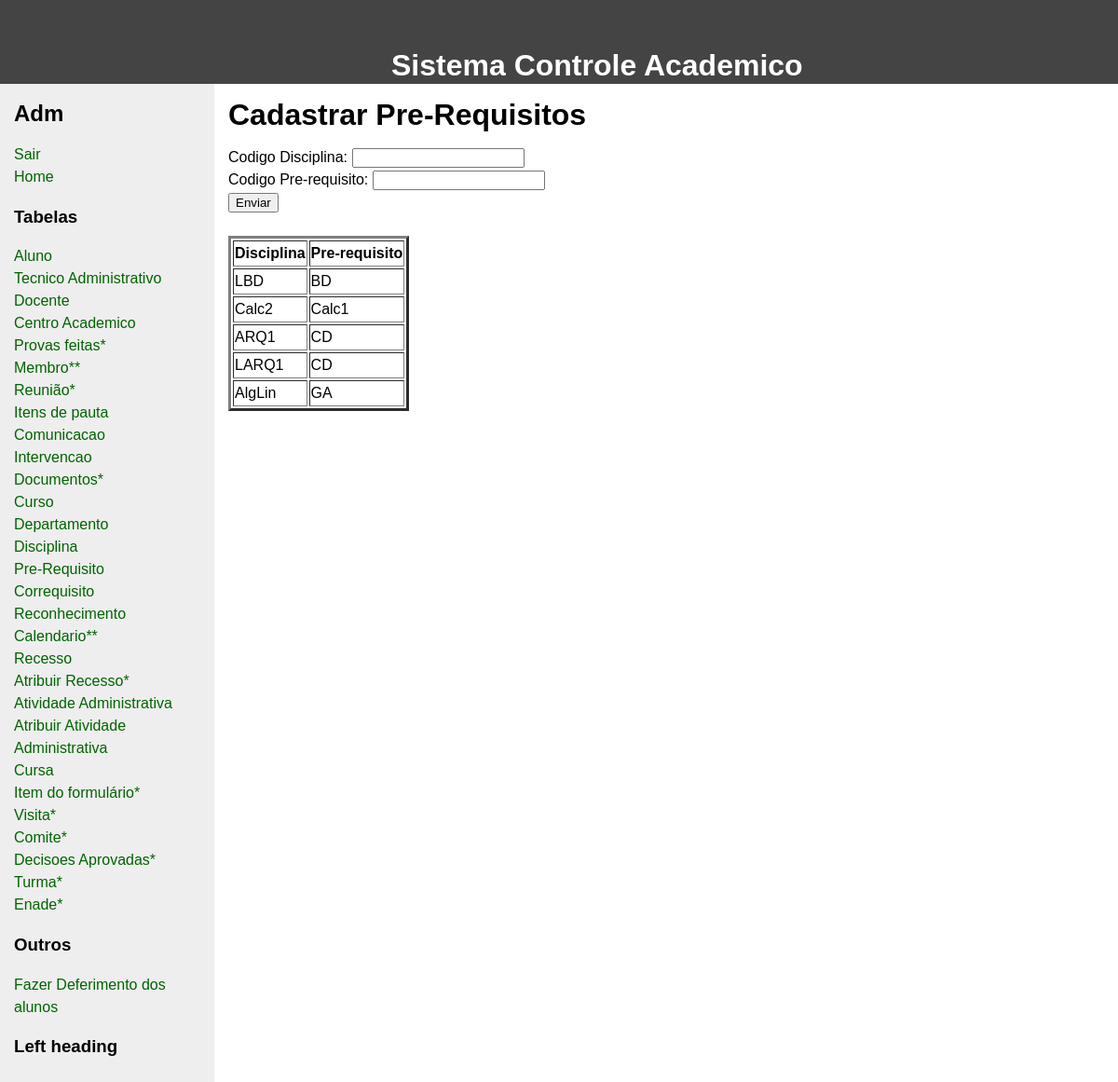
The page /LabBDinterface-master/criarPreRequisito.php on the database its author committed.
### tables this page shows
CREATE TABLE pre_requisitos (
    disciplina          CHAR(10),
    pre_requisito       CHAR(10),
    CONSTRAINT pre_requisitos_disciplina_fk FOREIGN KEY (disciplina) REFERENCES disciplina (sigla),
    CONSTRAINT pre_requisitos_requisito_fk FOREIGN KEY (pre_requisito) REFERENCES disciplina (sigla),
    CONSTRAINT pre_requisitos_fk PRIMARY KEY (disciplina, pre_requisito)
);

### LabBDinterface-master/criarPreRequisito.php (the view, shortened to what this page needs)
<!DOCTYPE html>
<html>
 <head>
    <div class id=head>
    <b> Sistema Controle Academico </b>
    </div>
    </head>
 <body>
   <div id="wrapper">
     <main>
       <div id="content">
         <div class="innertube">
           <h1>Cadastrar Pre-Requisitos</h1>
           <p >
             <form action="criarPreRequisito.php" method="post" align=”center”>
             Codigo Disciplina: <input type="text" name="cod_disc" /><br>
             Codigo Pre-requisito:  <input type="text" name="prereq"/><br>
             <input type="submit" value="Enviar" name="submit">
             </form>
             <?php
             $host     = "localhost";
             $port     = 3306;
             $socket   = "";
             $user     = "root";
             $password = "";
             $dbname   = "labbd";
             $con = new mysqli($host, $user, $password, $dbname, $port, $socket)
                     or die ('Could not connect to the database server' . mysqli_connect_error());
             $sql = "SELECT * FROM pre_requisitos";
             $result = $con->query($sql);
             echo "<br>";
             echo "<table border=3>";
             echo "<th> Disciplina </th> <th> Pre-requisito</th>  ";
             if ($result->num_rows > 0) {
                 while($row = $result->fetch_assoc()) {
                   echo "<tr>";
                     echo "<td>" ;
                     echo  $row["disciplina"];
                     echo "</td>";
                     echo "<td>" ;
                     echo $row["pre_requisito"];
                     echo "</td>";
                   echo "</tr>";
                 }
             echo "</table>";
             } else {
                 echo "0 results";
             }
          ?>
           </p>
         </div>
       </div>
     </main>
<?php include("sidebarAdm.php"); ?>
   </div>
 </body>
</html>

### LabBDinterface-master/criarPreRequisito.php (style rules this page uses)
body { margin:0; padding:0; font-family: Sans-Serif; line-height: 1.5em; }
main { padding-bottom: 10010px; margin-bottom: -10000px; float: left; width: 100%; }
#wrapper { overflow: hidden; }
#content { margin-left: 230px; }
.innertube { margin: 15px; margin-top: 0; }
p { color: #555; }
b { color: white; font-family: Sans-Serif; font-size: 200%; position: absolute; left: 35%; top: 5% }
#head { height: 90px; background: #444; }

### rows shown on the page
pre_requisitos: disciplina "LBD", pre_requisito "BD"
pre_requisitos: disciplina "Calc2", pre_requisito "Calc1"
pre_requisitos: disciplina "ARQ1", pre_requisito "CD"
pre_requisitos: disciplina "LARQ1", pre_requisito "CD"
pre_requisitos: disciplina "AlgLin", pre_requisito "GA"
